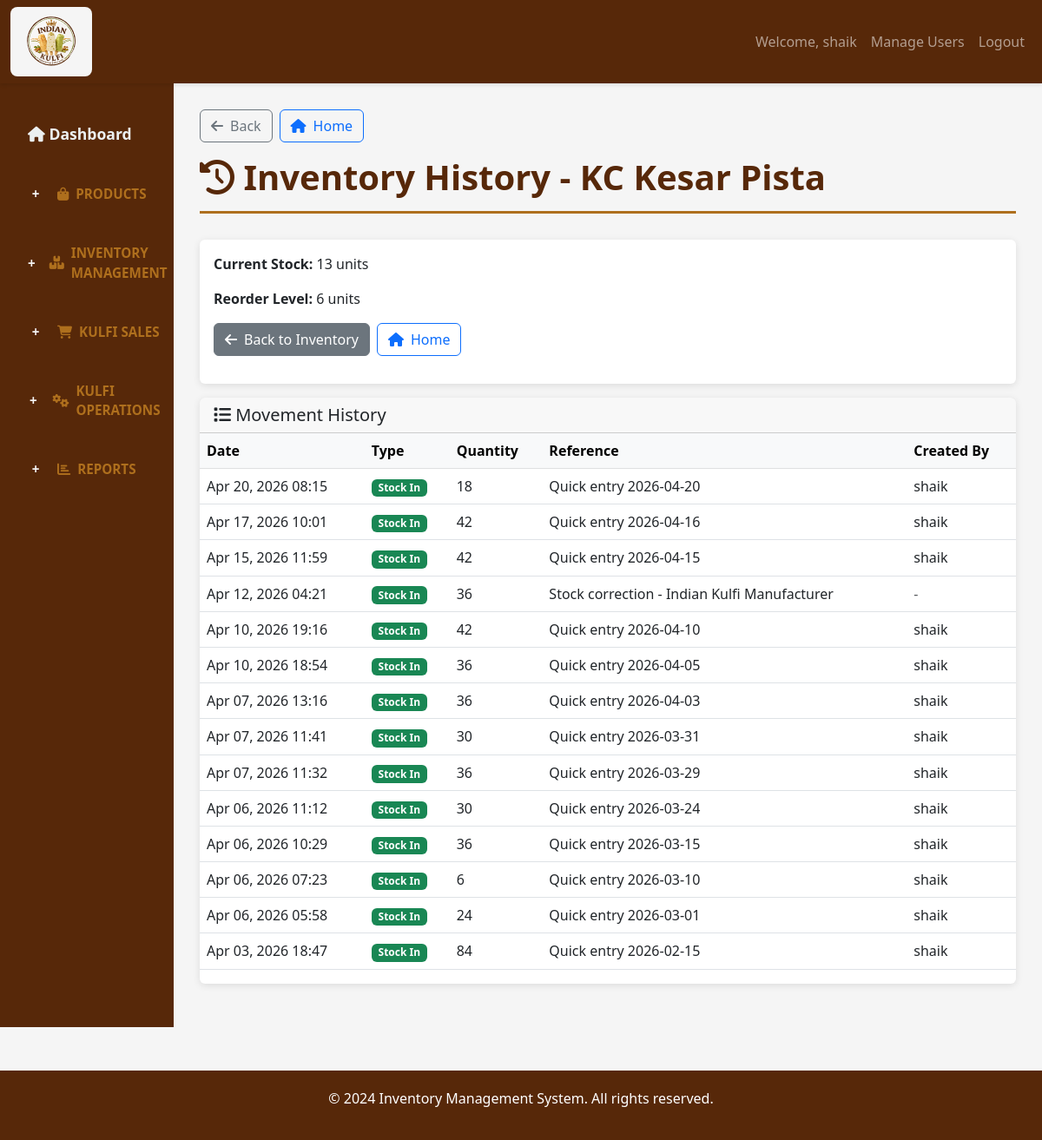
The page /inventory/history/20/ (signed in) on the database as committed earlier.
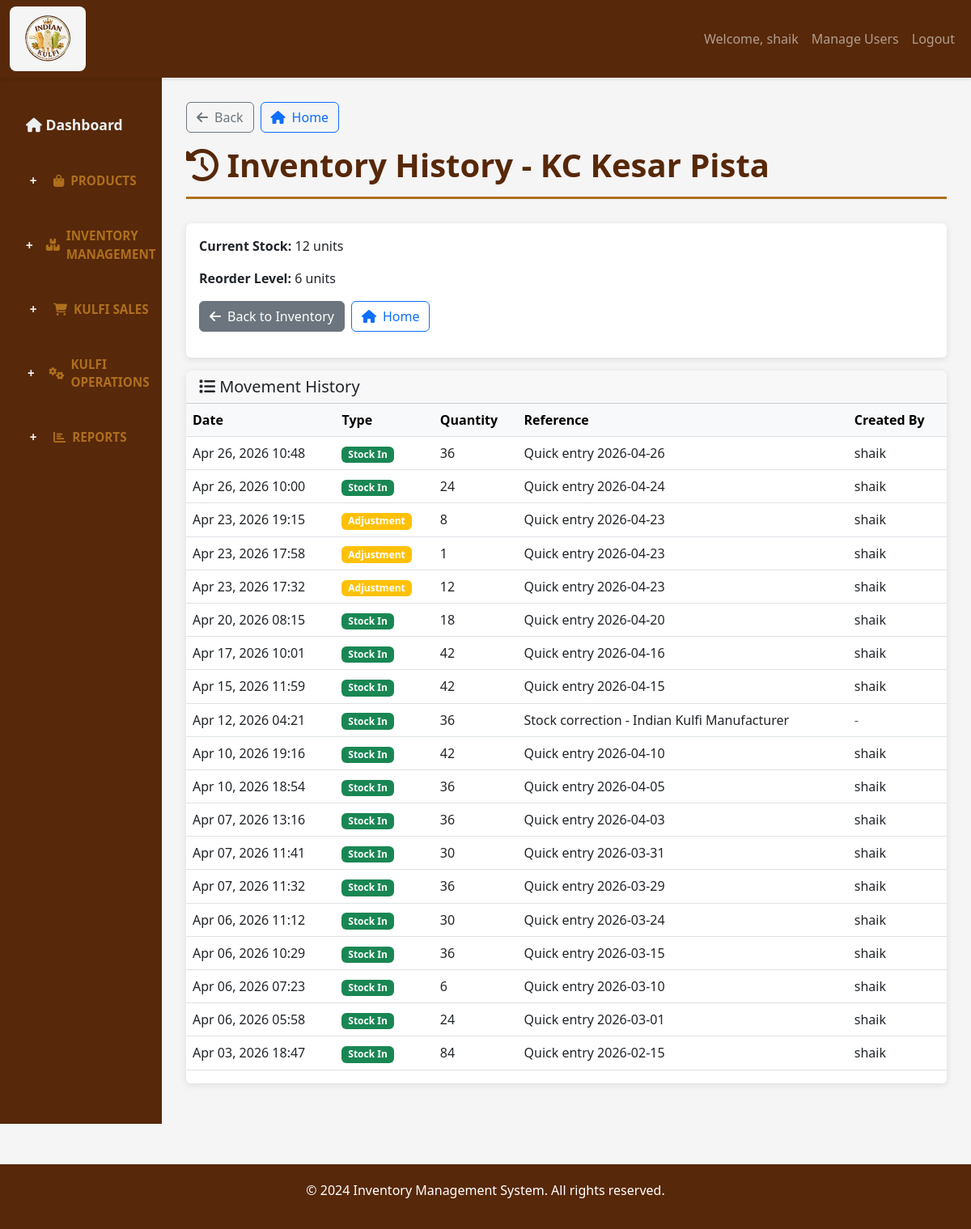
The same page on the database as committed later.
### inventory/models.py (models this page shows, shortened)
class Product(models.Model):
    name = models.CharField(max_length=200, unique=True)
    sku = models.CharField(max_length=50, unique=True)
    category = models.CharField(max_length=100)
    cost_price = models.DecimalField(max_digits=10, decimal_places=2)
    selling_price = models.DecimalField(max_digits=10, decimal_places=2)
    current_stock = models.IntegerField(default=0)
    reorder_level = models.IntegerField(default=10, help_text="Low stock alert threshold")
    description = models.TextField(blank=True, null=True)
    is_active = models.BooleanField(default=True)
    created_at = models.DateTimeField(auto_now_add=True)
    updated_at = models.DateTimeField(auto_now=True)
    class Meta:
        ordering = ['name']
        verbose_name_plural = "Products"

class Inventory(models.Model):
    MOVEMENT_TYPE = [
        ('IN', 'Stock In'),
        ('OUT', 'Stock Out'),
        ('ADJUSTMENT', 'Stock Adjustment'),
    ]
    product = models.ForeignKey(Product, on_delete=models.CASCADE, related_name='inventory_movements')
    movement_type = models.CharField(max_length=20, choices=MOVEMENT_TYPE)
    quantity = models.IntegerField()
    unit_cost = models.DecimalField(max_digits=10, decimal_places=2, default=0, help_text="Cost price per unit at the time of this movement")
    reference_document = models.CharField(max_length=100, blank=True, help_text="PO/DO/Invoice number")
    notes = models.TextField(blank=True)
    movement_date = models.DateField(default=timezone.now, help_text="The actual date of inventory movement")
    client_txn_id = models.CharField(max_length=64, blank=True, null=True, db_index=True, help_text="Client-generated idempotency key")
    client_updated_at = models.DateTimeField(blank=True, null=True, db_index=True, help_text="Client-side update timestamp")
    server_version = models.PositiveIntegerField(default=1)
    created_by = models.ForeignKey(User, on_delete=models.SET_NULL, null=True)
    created_at = models.DateTimeField(auto_now_add=True)
    updated_at = models.DateTimeField(auto_now=True)
    class Meta:
        ordering = ['-created_at']
        verbose_name_plural = "Inventory Movements"

### inventory/views.py (the view)
    def _wrapped_view(request, *args, **kwargs):
        if not request.user.is_authenticated:
            return redirect('login')
        if not request.user.is_staff:
            messages.error(request, 'You can access only the Sales module with this account.')
            return redirect('quick_sales_entry')
        return view_func(request, *args, **kwargs)

### inventory/views.py (called while the page is built)
def admin_only_view(view_func):
    def _wrapped_view(request, *args, **kwargs):
        if not request.user.is_authenticated:
            return redirect('login')
        if not request.user.is_staff:
            messages.error(request, 'You can access only the Sales module with this account.')
            return redirect('quick_sales_entry')
        return view_func(request, *args, **kwargs)
    return _wrapped_view

@login_required
def inventory_history(request, product_id):
    product = get_object_or_404(Product, pk=product_id)
    movements = Inventory.objects.filter(product=product)
    context = {
        'product': product,
        'movements': movements,
    }
    return render(request, 'inventory/inventory_history.html', context)

### templates/inventory/inventory_history.html (shortened to what this page needs)
{% extends 'inventory/base.html' %}
{% block content %}
<h1 class="page-title"><i class="fas fa-history"></i> Inventory History - {{ product.name }}</h1>
<div class="card mb-3">
    <div class="card-body">
        <p><strong>Current Stock:</strong> {{ product.current_stock }} units</p>
        <p><strong>Reorder Level:</strong> {{ product.reorder_level }} units</p>
        <div class="d-flex gap-2 mb-3">
            <a href="{% url 'inventory_list' %}" class="btn btn-secondary d-flex align-items-center gap-2">
                <i class="fas fa-arrow-left"></i> Back to Inventory
            </a>
            <a href="{% url 'dashboard' %}" class="btn btn-outline-primary d-flex align-items-center gap-2">
                <i class="fas fa-home"></i> Home
            </a>
        </div>
    </div>
</div>
<div class="card">
    <div class="card-header">
        <h5 class="mb-0"><i class="fas fa-list"></i> Movement History</h5>
    </div>
    <div class="table-responsive">
        <table class="table table-hover">
            <thead class="table-light">
                <tr>
                    <th>Date</th>
                    <th>Type</th>
                    <th>Quantity</th>
                    <th>Reference</th>
                    <th>Created By</th>
                </tr>
            </thead>
            <tbody>
                {% for movement in movements %}
                <tr>
                    <td>{{ movement.created_at|date:'M d, Y H:i' }}</td>
                    <td>
                        {% if movement.movement_type == 'IN' %}
                        <span class="badge bg-success">Stock In</span>
                        {% elif movement.movement_type == 'OUT' %}
                        <span class="badge bg-danger">Stock Out</span>
                        {% else %}
                        <span class="badge bg-warning">Adjustment</span>
                        {% endif %}
                    </td>
                    <td>{{ movement.quantity }}</td>
                    <td>{{ movement.reference_document|default:'-' }}</td>
                    <td>
                        {% if movement.created_by %}
                        {{ movement.created_by.first_name|default:movement.created_by.username }}
                        {% else %}
                        <span class="text-muted">-</span>
                        {% endif %}
                    </td>
                </tr>
                {% empty %}
                <tr>
                    <td colspan="5" class="text-center text-muted">No movement history</td>
                </tr>
                {% endfor %}
            </tbody>
        </table>
    </div>
</div>
{% endblock %}

Rows that differ between the two databases and show on the page:
changed Product "KC Kesar Pista": current_stock "13" → "12"
added Inventory: created_at "Apr 26, 2026 10:48", movement_type "Stock In", quantity "36", reference_document "Quick entry 2026-04-26", created_by.first_name "shaik"
added Inventory: created_at "Apr 26, 2026 10:00", movement_type "Stock In", quantity "24", reference_document "Quick entry 2026-04-24", created_by.first_name "shaik"
added Inventory: created_at "Apr 23, 2026 19:15", movement_type "Adjustment", quantity "8", reference_document "Quick entry 2026-04-23", created_by.first_name "shaik"
added Inventory: created_at "Apr 23, 2026 17:58", movement_type "Adjustment", quantity "1", reference_document "Quick entry 2026-04-23", created_by.first_name "shaik"
added Inventory: created_at "Apr 23, 2026 17:32", movement_type "Adjustment", quantity "12", reference_document "Quick entry 2026-04-23", created_by.first_name "shaik"
